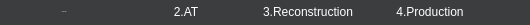
    <widget class="QWidget" name="widget_3" native="true">
     <property name="minimumSize">
      <size>
       <width>0</width>
       <height>25</height>
      </size>
     </property>
     <property name="maximumSize">
      <size>
       <width>16777215</width>
       <height>25</height>
      </size>
     </property>
     <property name="styleSheet">
      <string notr="true">background-color: #3C3D3F;</string>
     </property>
     <layout class="QGridLayout" name="gridLayout_14">
      <property name="leftMargin">
       <number>4</number>
      </property>
      <property name="topMargin">
       <number>0</number>
      </property>
      <property name="rightMargin">
       <number>0</number>
      </property>
      <property name="bottomMargin">
       <number>0</number>
      </property>
      <item row="0" column="0">
       <layout class="QGridLayout" name="gridLayout_10" columnstretch="1">
        <item row="0" column="0">
         <layout class="QHBoxLayout" name="horizontalLayout_2">
          <property name="spacing">
           <number>2</number>
          </property>
          <item>
           <widget class="QLabel" name="label_AddData">
            <property name="enabled">
             <bool>true</bool>
            </property>
            <property name="sizePolicy">
             <sizepolicy hsizetype="Preferred" vsizetype="Preferred">
              <horstretch>0</horstretch>
              <verstretch>0</verstretch>
             </sizepolicy>
            </property>
            <property name="minimumSize">
             <size>
              <width>120</width>
              <height>20</height>
             </size>
            </property>
            <property name="maximumSize">
             <size>
              <width>120</width>
              <height>20</height>
             </size>
            </property>
            <property name="font">
             <font>
              <family>Arial</family>
              <pointsize>-1</pointsize>
              <weight>50</weight>
              <italic>false</italic>
              <bold>false</bold>
             </font>
            </property>
            <property name="styleSheet">
             <string notr="true">QLabel
{
	image: url(:/new/prefix1/skin/adddatapho.png);
	font: 14px &quot;Arial&quot;;
	color: rgb(255, 255, 255);
}

QLabel:disabled
{
	font: 14px &quot;Arial&quot;;
	color: rgb(255, 255, 255);
	image: url(:/new/prefix1/skin/adddatapho_no.png);
}
</string>
            </property>
            <property name="text">
             <string>1.Add data</string>
            </property>
            <property name="alignment">
             <set>Qt::AlignCenter</set>
            </property>
           </widget>
          </item>
          <item>
           <widget class="QLabel" name="label_AT">
            <property name="enabled">
             <bool>true</bool>
            </property>
            <property name="minimumSize">
             <size>
              <width>120</width>
              <height>20</height>
             </size>
            </property>
            <property name="maximumSize">
             <size>
              <width>120</width>
              <height>20</height>
             </size>
            </property>
            <property name="styleSheet">
             <string notr="true">QLabel
{
	image: url(:/new/prefix1/skin/adddatapho.png);
	font: 14px &quot;Arial&quot;;
	color: rgb(255, 255, 255);
}

QLabel:disabled
{
	font: 14px &quot;Arial&quot;;
	color: rgb(255, 255, 255);
	image: url(:/new/prefix1/skin/adddatapho_no.png);
}

</string>
            </property>
            <property name="text">
             <string>2.AT</string>
            </property>
            <property name="alignment">
             <set>Qt::AlignCenter</set>
            </property>
           </widget>
          </item>
          <item>
           <widget class="QLabel" name="label_Reconstruction">
            <property name="minimumSize">
             <size>
              <width>120</width>
              <height>20</height>
             </size>
            </property>
            <property name="maximumSize">
             <size>
              <width>120</width>
              <height>20</height>
             </size>
            </property>
            <property name="styleSheet">
             <string notr="true">QLabel
{
	image: url(:/new/prefix1/skin/adddatapho.png);
	font: 14px &quot;Arial&quot;;
	color: rgb(255, 255, 255);
}

QLabel:disabled
{
	font: 14px &quot;Arial&quot;;
	color: rgb(255, 255, 255);
	image: url(:/new/prefix1/skin/adddatapho_no.png);
}</string>
            </property>
            <property name="text">
             <string>3.Reconstruction</string>
            </property>
            <property name="alignment">
             <set>Qt::AlignCenter</set>
            </property>
           </widget>
          </item>
          <item>
           <widget class="QLabel" name="label_Production">
            <property name="minimumSize">
             <size>
              <width>120</width>
              <height>20</height>
             </size>
            </property>
            <property name="maximumSize">
             <size>
              <width>120</width>
              <height>20</height>
             </size>
            </property>
            <property name="styleSheet">
             <string notr="true">QLabel
{
	image: url(:/new/prefix1/skin/adddatapho.png);
	font: 14px &quot;Arial&quot;;
	color: rgb(255, 255, 255);
}

QLabel:disabled
{
	font: 14px &quot;Arial&quot;;
	color: rgb(255, 255, 255);
	image: url(:/new/prefix1/skin/adddatapho_no.png);
}</string>
            </property>
            <property name="text">
             <string>4.Production</string>
            </property>
            <property name="alignment">
             <set>Qt::AlignCenter</set>
            </property>
           </widget>
          </item>
          <item>
           <spacer name="horizontalSpacer_10">
            <property name="orientation">
             <enum>Qt::Horizontal</enum>
            </property>
            <property name="sizeHint" stdset="0">
             <size>
              <width>40</width>
              <height>20</height>
             </size>
            </property>
           </spacer>
          </item>
         </layout>
        </item>
       </layout>
      </item>
     </layout>
    </widget>
